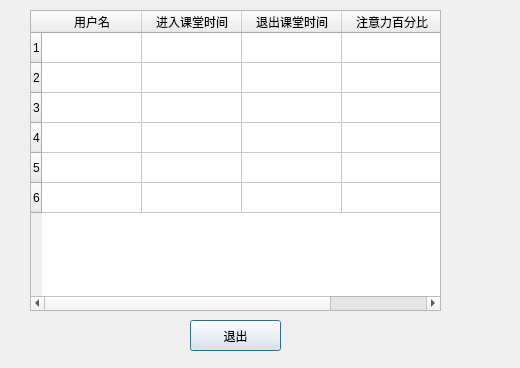
<?xml version="1.0" encoding="UTF-8"?>
<ui version="4.0">
 <class>Dialog</class>
 <widget class="QDialog" name="Dialog">
  <property name="geometry">
   <rect>
    <x>0</x>
    <y>0</y>
    <width>520</width>
    <height>368</height>
   </rect>
  </property>
  <property name="windowTitle">
   <string>学生注意力信息</string>
  </property>
  <property name="windowIcon">
   <iconset>
    <normaloff>C:/Users/Lenovo/Desktop/53c4c750352ac65c47572022fbf2b21192138ad0.gif</normaloff>C:/Users/Lenovo/Desktop/53c4c750352ac65c47572022fbf2b21192138ad0.gif</iconset>
  </property>
  <widget class="QTableWidget" name="tableWidget">
   <property name="geometry">
    <rect>
     <x>30</x>
     <y>10</y>
     <width>411</width>
     <height>301</height>
    </rect>
   </property>
   <row>
    <property name="text">
     <string>1</string>
    </property>
   </row>
   <row>
    <property name="text">
     <string>2</string>
    </property>
   </row>
   <row>
    <property name="text">
     <string>3</string>
    </property>
   </row>
   <row>
    <property name="text">
     <string>4</string>
    </property>
   </row>
   <row>
    <property name="text">
     <string>5</string>
    </property>
   </row>
   <row>
    <property name="text">
     <string>6</string>
    </property>
   </row>
   <column>
    <property name="text">
     <string>用户名</string>
    </property>
   </column>
   <column>
    <property name="text">
     <string>进入课堂时间</string>
    </property>
   </column>
   <column>
    <property name="text">
     <string>退出课堂时间</string>
    </property>
   </column>
   <column>
    <property name="text">
     <string>注意力百分比</string>
    </property>
   </column>
  </widget>
  <widget class="QPushButton" name="pushButton">
   <property name="geometry">
    <rect>
     <x>190</x>
     <y>320</y>
     <width>91</width>
     <height>31</height>
    </rect>
   </property>
   <property name="text">
    <string>退出</string>
   </property>
  </widget>
 </widget>
 <resources/>
 <connections/>
</ui>
